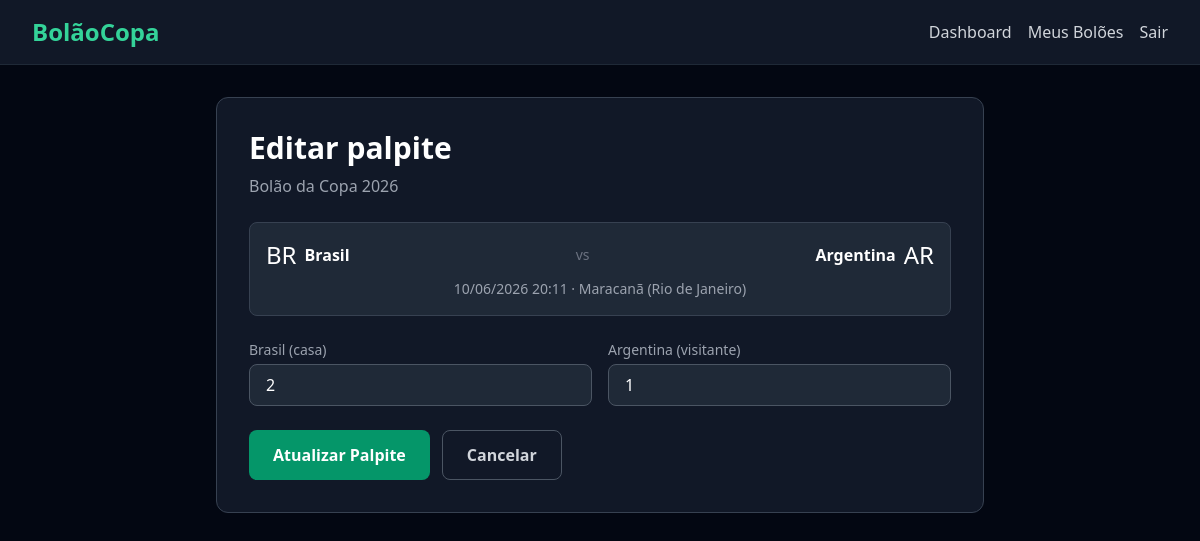
The app's page /pools/4/matches/1/edit/ (signed in), older data.
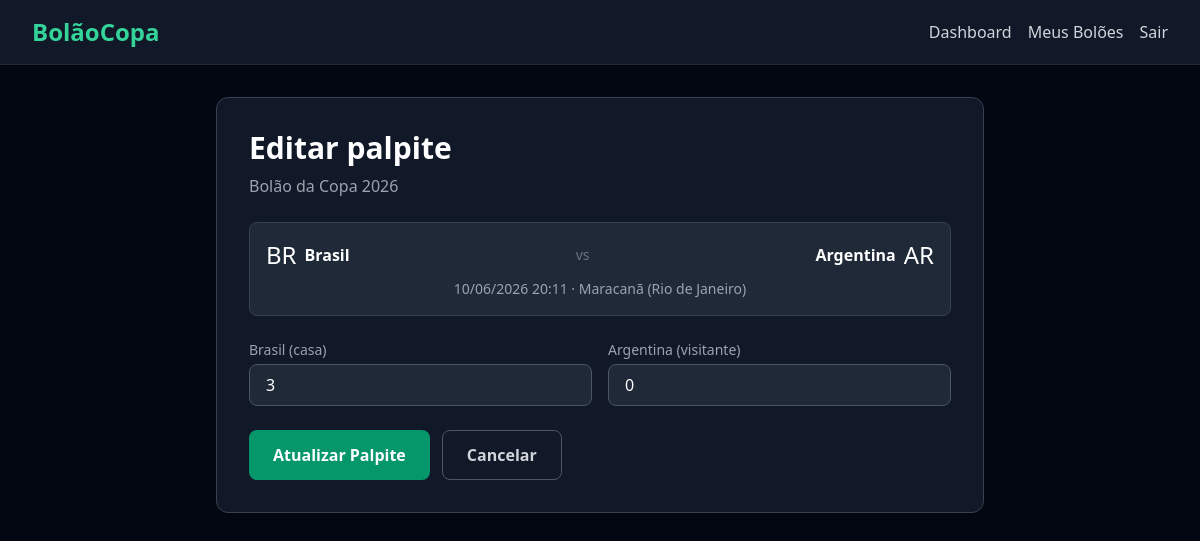
The same page, newer data.
### predictions/models.py (models this page shows, shortened)
class Prediction(models.Model):
    user = models.ForeignKey(
        settings.AUTH_USER_MODEL,
        on_delete=models.CASCADE,
        related_name='predictions',
    )
    match = models.ForeignKey(
        Match,
        on_delete=models.CASCADE,
        related_name='predictions',
    )
    pool = models.ForeignKey(
        Pool,
        on_delete=models.CASCADE,
        related_name='predictions',
    )
    home_score = models.PositiveIntegerField()
    away_score = models.PositiveIntegerField()
    points = models.IntegerField(default=0)
    created_at = models.DateTimeField(auto_now_add=True)
    updated_at = models.DateTimeField(auto_now=True)
    class Meta:
        unique_together = ('user', 'match', 'pool')

### predictions/views.py (the view, shortened to what this page needs)
class PredictionUpdateView(LoginRequiredMixin, UpdateView):
    model = Prediction
    form_class = PredictionForm
    template_name = 'predictions/prediction_form.html'
    context_object_name = 'prediction'
    def get_object(self, queryset=None):
        self.pool = get_object_or_404(Pool, pk=self.kwargs['pool_id'])
        self.match = get_object_or_404(Match, pk=self.kwargs['match_id'])
        return get_object_or_404(
            Prediction,
            user=self.request.user,
            match=self.match,
            pool=self.pool,
        )
    def dispatch(self, request, *args, **kwargs):
        self.object = self.get_object()
        self.match = self.object.match
        self.pool = self.object.pool
        if self.match.match_datetime <= timezone.now():
            messages.error(request, 'Palpite indisponível - jogo já começou.')
            return redirect(reverse(
                'pool_matches',
                kwargs={'pool_id': self.pool.pk},
            ))
        return super().dispatch(request, *args, **kwargs)
    def get_form_kwargs(self):
        kwargs = super().get_form_kwargs()
        kwargs['match'] = self.match
        return kwargs
    def get_context_data(self, **kwargs):
        context = super().get_context_data(**kwargs)
        context['pool'] = self.pool
        context['match'] = self.match
        context['is_locked'] = False
        context['is_editing'] = True
        return context

### matches/models.py (called while the page is built)
    def __str__(self):
        return self.name

    def __str__(self):
        return f'{self.name} ({self.city})'

### templates/predictions/prediction_form.html (shortened to what this page needs)
{% extends 'base.html' %}
{% block content %}
<div class='max-w-3xl mx-auto'>
    <div class='bg-gray-900 border border-gray-700 rounded-xl p-8'>
        <h1 class='text-2xl md:text-3xl font-bold text-white mb-2'>{% if is_editing %}Editar palpite{% else %}Registrar palpite{% endif %}</h1>
        <p class='text-gray-400 mb-6'>{{ pool.name }}</p>
        <div class='bg-gray-800 border border-gray-700 rounded-lg p-4 mb-6'>
            <div class='flex items-center justify-between mb-2'>
                <div class='flex items-center gap-2'>
                    <span class='text-2xl'>{{ match.home_team.flag_emoji }}</span>
                    <span class='text-white font-semibold'>{{ match.home_team.name }}</span>
                </div>
                <span class='text-gray-500 text-sm'>vs</span>
                <div class='flex items-center gap-2'>
                    <span class='text-white font-semibold'>{{ match.away_team.name }}</span>
                    <span class='text-2xl'>{{ match.away_team.flag_emoji }}</span>
                </div>
            </div>
            <p class='text-gray-400 text-sm text-center'>{{ match.match_datetime|date:"d/m/Y H:i" }} · {{ match.stadium }}</p>
        </div>
        <form method='post'>
            <div class='grid grid-cols-2 gap-4 mb-6'>
                <div>
                    <label class='block text-sm font-medium text-gray-400 mb-1'>{{ match.home_team.name }} (casa)</label>
                    {{ form.home_score }}
                </div>
                <div>
                    <label class='block text-sm font-medium text-gray-400 mb-1'>{{ match.away_team.name }} (visitante)</label>
                    {{ form.away_score }}
                </div>
            </div>
            <div class='flex gap-3'>
                <button type='submit' {% if is_locked %}disabled{% endif %} class='bg-emerald-600 hover:bg-emerald-500 text-white font-semibold rounded-lg px-6 py-3 transition-colors duration-200 disabled:bg-gray-700 disabled:text-gray-500 disabled:cursor-not-allowed'>
                    {% if is_editing %}Atualizar Palpite{% else %}Salvar Palpite{% endif %}
                </button>
                <a href='{% url "pool_matches" pool_id=pool.pk %}' class='border border-gray-600 hover:border-emerald-500 text-gray-300 font-semibold rounded-lg px-6 py-3 transition-colors duration-200 inline-block'>
                    Cancelar
                </a>
            </div>
        </form>
    </div>
</div>
{% endblock %}

Row changes from the older to the newer data that the page shows:
changed Prediction: home_score "2" → "3"; away_score "1" → "0"
